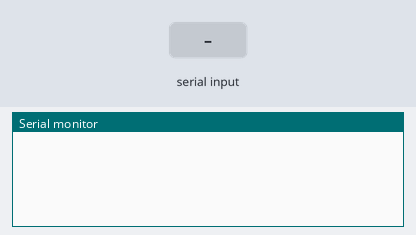
This sketch was run on a simulated Arduino Uno, built with avr-gcc and run on an emulated ATmega328P. On the bench: the last lines printed to the serial monitor. Inputs (shaded band) come from the test bench. No radio packets arrive unless stated.

Above: at 1.2 s.
1.3 s: "1\n" received over Serial
At 2.5 s:
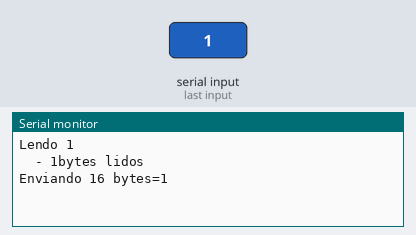
2.8 s: "0\n" received over Serial
At 3.9 s:
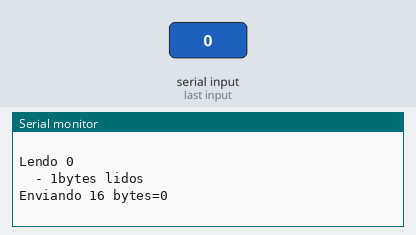
4.3 s: "2\n" received over Serial
At 5.1 s:
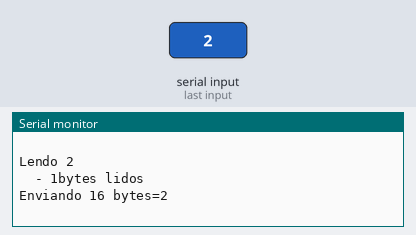

The sketch:

Transmissor_Serial.pde
```cpp
#include <VirtualWire.h>

char comando[16];

void setup()
{
  Serial.begin(9600);
  pinMode(3, OUTPUT);
  vw_set_tx_pin(3);
  vw_setup(2000);
}

void loop()
{
  int counter=0;
  if(Serial.available()>0) {
    limpaComando();
    Serial.print("Lendo ");
    while(Serial.available()>0 && counter<=16 && comando[counter]!='\n') {
      comando[counter]=Serial.read();
      Serial.print(comando[counter]);
      counter++;
      delay(10);
    }
    Serial.print("  - ");
    Serial.print(counter-1);
    Serial.println("bytes lidos");
    Serial.print("Enviando ");
    Serial.print(sizeof(comando));
    Serial.print(" bytes=");
    Serial.println(comando);
    enviar(comando);
    //processar(comando);
  }
}

void limpaComando() {
  for(int x=0;x<15;x++) {
    comando[x]=' ';
  }
}
void enviar(char* comando) {
  vw_send((uint8_t *) comando,strlen(comando));
}
```

Measured:
- after the input at 1.3 s, the serial monitor: prints a new line at once (image 1)
- after the input at 2.8 s, the serial monitor: prints a new line at once (image 2)
- after the input at 4.3 s, the serial monitor: prints a new line at once (image 3)
